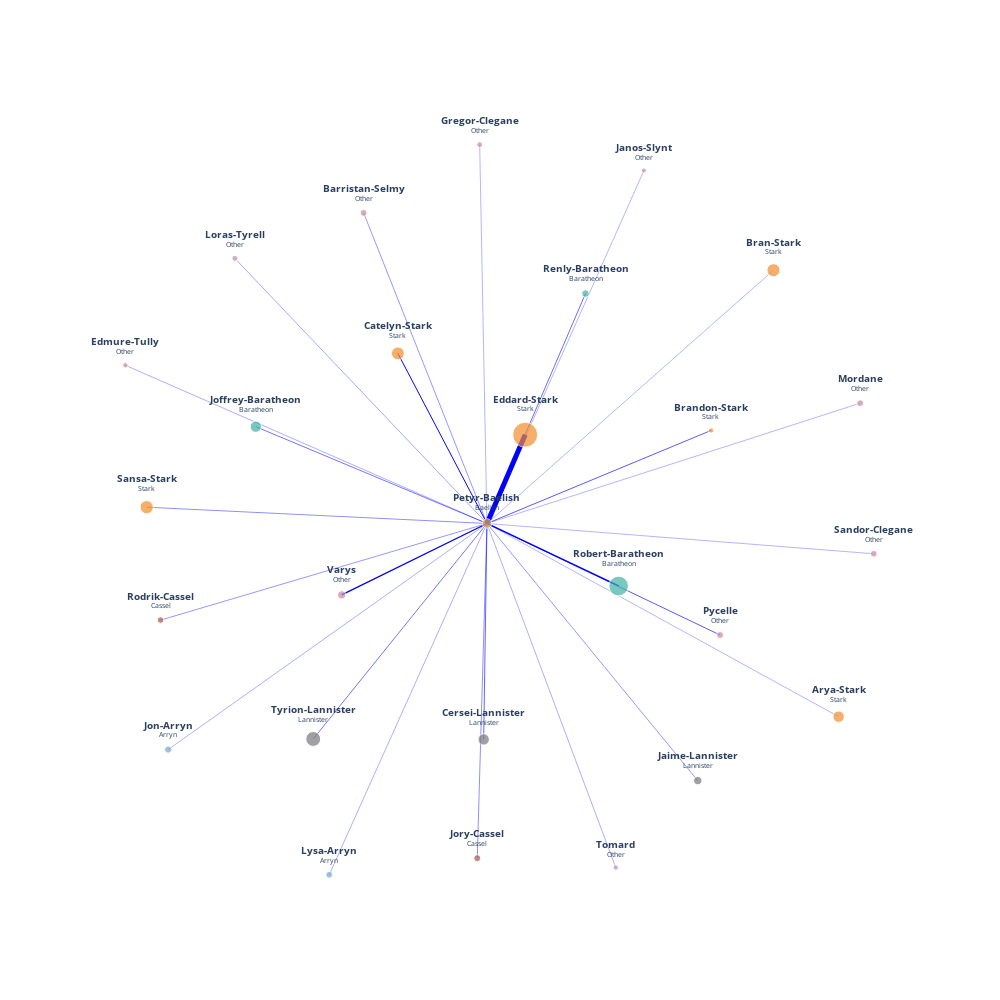

The notebook cell this image was saved under:
### Code cell
plot_network_graph(
    edges=edges_df,
    source='source',
    target='target',
    directional=False,
    edges_weight='weight',
    nodes=node_df,
    node_names='name',
    nodes_weight='weight',
    nodes_category='category',
    text_filter='Petyr-Baelish',
    filter_degree_level=0,
    width=1000,
    height=1000,
    seed=42,
)

### Figure 1 — Plotly figure (JSON) as saved in the notebook; plotly's stock layout.template omitted (floating-point values rounded to 4 significant figures)
{"data": [{"hoverinfo": "text", "line": {"color": "blue", "width": 5.016}, "mode": "lines", "type": "scatter", "x": [0.0899, -0.007616, null], "y": [0.2325, -0.00235, null]}, {"hoverinfo": "text", "line": {"color": "blue", "width": 1.373}, "mode": "lines", "type": "scatter", "x": [0.3281, -0.007616, null], "y": [-0.1677, -0.00235, null]}, {"hoverinfo": "text", "line": {"color": "blue", "width": 0.5475}, "mode": "lines", "type": "scatter", "x": [-0.4506, -0.007616, null], "y": [-0.5724, -0.00235, null]}, {"hoverinfo": "text", "line": {"color": "blue", "width": 0.4473}, "mode": "lines", "type": "scatter", "x": [-0.8752, -0.007616, null], "y": [0.04078, -0.00235, null]}, {"hoverinfo": "text", "line": {"color": "blue", "width": 0.3}, "mode": "lines", "type": "scatter", "x": [0.7228, -0.007616, null], "y": [0.6678, -0.00235, null]}, {"hoverinfo": "text", "line": {"color": "blue", "width": 0.9865}, "mode": "lines", "type": "scatter", "x": [-0.2347, -0.007616, null], "y": [0.4477, -0.00235, null]}, {"hoverinfo": "text", "line": {"color": "blue", "width": 0.3}, "mode": "lines", "type": "scatter", "x": [0.889, -0.007616, null], "y": [-0.5134, -0.00235, null]}, {"hoverinfo": "text", "line": {"color": "blue", "width": 0.6191}, "mode": "lines", "type": "scatter", "x": [-0.01597, -0.007616, null], "y": [-0.5737, -0.00235, null]}, {"hoverinfo": "text", "line": {"color": "blue", "width": 0.5475}, "mode": "lines", "type": "scatter", "x": [-0.5969, -0.007616, null], "y": [0.2537, -0.00235, null]}, {"hoverinfo": "text", "line": {"color": "blue", "width": 0.4158}, "mode": "lines", "type": "scatter", "x": [-0.007616, -0.322, null], "y": [-0.00235, 0.8193, null]}, {"hoverinfo": "text", "line": {"color": "blue", "width": 0.6563}, "mode": "lines", "type": "scatter", "x": [-0.007616, 0.5635, null], "y": [-0.00235, 0.2437, null]}, {"hoverinfo": "text", "line": {"color": "blue", "width": 0.3274}, "mode": "lines", "type": "scatter", "x": [-0.007616, -0.9295, null], "y": [-0.00235, 0.4162, null]}, {"hoverinfo": "text", "line": {"color": "blue", "width": 0.3}, "mode": "lines", "type": "scatter", "x": [-0.007616, -0.02613, null], "y": [-0.00235, 1, null]}, {"hoverinfo": "text", "line": {"color": "blue", "width": 0.4158}, "mode": "lines", "type": "scatter", "x": [-0.007616, 0.5298, null], "y": [-0.00235, -0.6826, null]}, {"hoverinfo": "text", "line": {"color": "blue", "width": 0.3}, "mode": "lines", "type": "scatter", "x": [-0.007616, 0.3924, null], "y": [-0.00235, 0.9313, null]}, {"hoverinfo": "text", "line": {"color": "blue", "width": 0.3274}, "mode": "lines", "type": "scatter", "x": [-0.007616, -0.8204, null], "y": [-0.00235, -0.6005, null]}, {"hoverinfo": "text", "line": {"color": "blue", "width": 0.4473}, "mode": "lines", "type": "scatter", "x": [-0.007616, -0.03238, null], "y": [-0.00235, -0.8879, null]}, {"hoverinfo": "text", "line": {"color": "blue", "width": 0.3559}, "mode": "lines", "type": "scatter", "x": [-0.007616, -0.6504, null], "y": [-0.00235, 0.6992, null]}, {"hoverinfo": "text", "line": {"color": "blue", "width": 0.3274}, "mode": "lines", "type": "scatter", "x": [-0.007616, -0.4097, null], "y": [-0.00235, -0.9316, null]}, {"hoverinfo": "text", "line": {"color": "blue", "width": 0.3}, "mode": "lines", "type": "scatter", "x": [-0.007616, 0.9439, null], "y": [-0.00235, 0.3159, null]}, {"hoverinfo": "text", "line": {"color": "blue", "width": 0.6563}, "mode": "lines", "type": "scatter", "x": [-0.007616, 0.5867, null], "y": [-0.00235, -0.2974, null]}, {"hoverinfo": "text", "line": {"color": "blue", "width": 0.5828}, "mode": "lines", "type": "scatter", "x": [-0.007616, 0.2436, null], "y": [-0.00235, 0.606, null]}, {"hoverinfo": "text", "line": {"color": "blue", "width": 0.4158}, "mode": "lines", "type": "scatter", "x": [-0.007616, -0.8398, null], "y": [-0.00235, -0.258, null]}, {"hoverinfo": "text", "line": {"color": "blue", "width": 0.3}, "mode": "lines", "type": "scatter", "x": [-0.007616, 0.9786, null], "y": [-0.00235, -0.08245, null]}, {"hoverinfo": "text", "line": {"color": "blue", "width": 0.3274}, "mode": "lines", "type": "scatter", "x": [-0.007616, 0.3208, null], "y": [-0.00235, -0.9126, null]}, {"hoverinfo": "text", "line": {"color": "blue", "width": 1.322}, "mode": "lines", "type": "scatter", "x": [-0.007616, -0.3779, null], "y": [-0.00235, -0.1913, null]}, {"hoverinfo": "none", "marker": {"color": ["#F28E2B", "#41B3A3", "#7A7A7A", "#F28E2B", "#F28E2B", "#F28E2B", "#F28E2B", "#7A7A7A", "#41B3A3", "#EBB13E", "#7A7A7A", "#C38D9E", "#41B3A3", "#7AA9CF", "#A65B50", "#C38D9E", "#C38D9E", "#C38D9E", "#7AA9CF", "#C38D9E", "#A65B50", "#C38D9E", "#C38D9E", "#C38D9E", "#C38D9E", "#F28E2B", "#C38D9E"], "size": [25, 19.55, 14.93, 13.26, 13.04, 12.86, 11.43, 11.34, 11.31, 9.575, 8.431, 8.272, 7.558, 7.288, 7.017, 6.986, 6.875, 6.843, 6.795, 6.747, 6.573, 5.842, 5.778, 5.365, 5.27, 5.254, 5]}, "mode": "markers+text", "text": ["<b>Eddard-Stark</b></br></br><sup>Stark</sup>", "<b>Robert-Baratheon</b></br></br><sup>Baratheon</sup>", "<b>Tyrion-Lannister</b></br></br><sup>Lannister</sup>", "<b>Sansa-Stark</b></br></br><sup>Stark</sup>", "<b>Bran-Stark</b></br></br><sup>Stark</sup>", "<b>Catelyn-Stark</b></br></br><sup>Stark</sup>", "<b>Arya-Stark</b></br></br><sup>Stark</sup>", "<b>Cersei-Lannister</b></br></br><sup>Lannister</sup>", "<b>Joffrey-Baratheon</b></br></br><sup>Baratheon</sup>", "<b>Petyr-Baelish</b></br></br><sup>Baelish</sup>", "<b>Jaime-Lannister</b></br></br><sup>Lannister</sup>", "<b>Varys</b></br></br><sup>Other</sup>", "<b>Renly-Baratheon</b></br></br><sup>Baratheon</sup>", "<b>Jon-Arryn</b></br></br><sup>Arryn</sup>", "<b>Jory-Cassel</b></br></br><sup>Cassel</sup>", "<b>Pycelle</b></br></br><sup>Other</sup>", "<b>Barristan-Selmy</b></br></br><sup>Other</sup>", "<b>Mordane</b></br></br><sup>Other</sup>", "<b>Lysa-Arryn</b></br></br><sup>Arryn</sup>", "<b>Sandor-Clegane</b></br></br><sup>Other</sup>", "<b>Rodrik-Cassel</b></br></br><sup>Cassel</sup>", "<b>Loras-Tyrell</b></br></br><sup>Other</sup>", "<b>Gregor-Clegane</b></br></br><sup>Other</sup>", "<b>Edmure-Tully</b></br></br><sup>Other</sup>", "<b>Tomard</b></br></br><sup>Other</sup>", "<b>Brandon-Stark</b></br></br><sup>Stark</sup>", "<b>Janos-Slynt</b></br></br><sup>Other</sup>"], "textfont": {"size": 10}, "textposition": "top center", "type": "scatter", "x": [0.0899, 0.3281, -0.4506, -0.8752, 0.7228, -0.2347, 0.889, -0.01597, -0.5969, -0.007616, 0.5298, -0.3779, 0.2436, -0.8204, -0.03238, 0.5867, -0.322, 0.9439, -0.4097, 0.9786, -0.8398, -0.6504, -0.02613, -0.9295, 0.3208, 0.5635, 0.3924], "y": [0.2325, -0.1677, -0.5724, 0.04078, 0.6678, 0.4477, -0.5134, -0.5737, 0.2537, -0.00235, -0.6826, -0.1913, 0.606, -0.6005, -0.8879, -0.2974, 0.8193, 0.3159, -0.9316, -0.08245, -0.258, 0.6992, 1, 0.4162, -0.9126, 0.2437, 0.9313]}], "layout": {"height": 1000, "paper_bgcolor": "rgba(0,0,0,0)", "plot_bgcolor": "rgba(0,0,0,0)", "showlegend": false, "width": 1000, "xaxis": {"showticklabels": false}, "yaxis": {"showticklabels": false}}}
